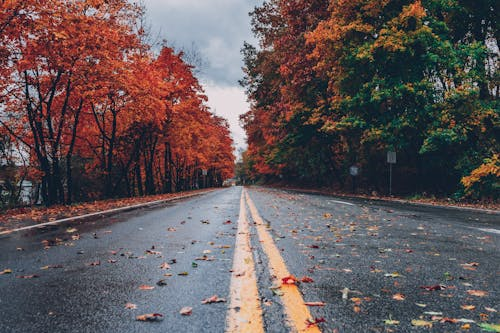
#> input picture data/img.png, 500 x 333 px
$ python mix_images_in_frequency_domain.py
#> lines starting #> are read from the running program, lines starting #| are printed output that depends on the picture
from cv2 import imshow, waitKey, DFT_COMPLEX_OUTPUT, destroyAllWindows, polarToCart, NORM_MINMAX, IMREAD_GRAYSCALE, dft, \
    cartToPolar, merge, normalize, idft, imread, magnitude
from numpy import float32, uint8, ndarray


def mix_images_in_frequency_domain(img1: ndarray, img2: ndarray) -> ndarray:
    """
    Transform two images into the frequency domain, mix their amplitudes and phases,
    and transform the result back to the spatial domain.

    :param img1: First input image (numpy array)
    :param img2: Second input image (numpy array)
    :return: Mixed image in spatial domain
    """
    # Check if images have the same size
    if img1.shape != img2.shape:
        raise ValueError("Images must have the same dimensions")

    # Convert images to float32
    img1_float = float32(img1)
    img2_float = float32(img2)

    # Transform images to frequency domain
    dft1 = dft(img1_float, flags=DFT_COMPLEX_OUTPUT)
    dft2 = dft(img2_float, flags=DFT_COMPLEX_OUTPUT)

    # Compute amplitude and phase of both images
    amplitude1, phase1 = cartToPolar(dft1[:, :, 0], dft1[:, :, 1])
    amplitude2, phase2 = cartToPolar(dft2[:, :, 0], dft2[:, :, 1])

    # Mix amplitude from img1 with phase from img2
    x, y = polarToCart(amplitude1, phase2)
    combined_complex = merge([x, y])

    # Transform back to spatial domain
    mixed_image = idft(combined_complex)
    mixed_image = magnitude(mixed_image[:, :, 0], mixed_image[:, :, 1])

    # Normalize the result for display
    normalize(mixed_image, mixed_image, 0, 255, NORM_MINMAX)
    return uint8(mixed_image)


def load_and_prepare_image(path: str) -> ndarray:
    """
    Load an image and convert it to grayscale.

    :param path: Path to the image file
    :return: Grayscale image as numpy array
    """
    img = imread(path, IMREAD_GRAYSCALE)
    if img is None:
        raise FileNotFoundError(f"Could not load image from {path}")
    return img


def main():
    # Load and prepare images
    img1 = load_and_prepare_image('../../data/img.png')
#> in load_and_prepare_image, `img = imread(path, IMREAD_GRAYSCALE)`:
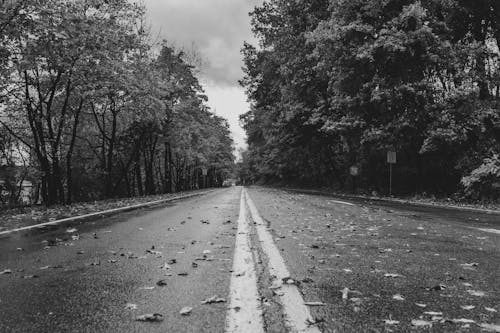
#> img: shape (333, 500); min 0, max 247, mean 89.6
    img2 = load_and_prepare_image('../../data/img2.jpg')
#> call 2 of load_and_prepare_image, with path = '../../data/img2.jpg'
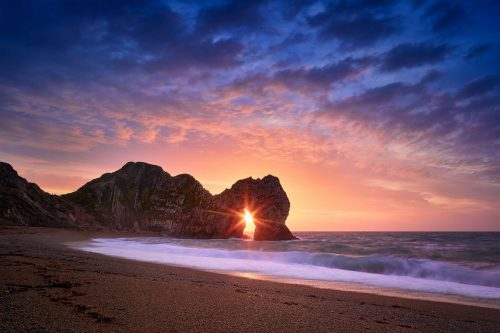
#> input picture data/img2.jpg, 500 x 333 px
#> in load_and_prepare_image (call 2), `img = imread(path, IMREAD_GRAYSCALE)`:
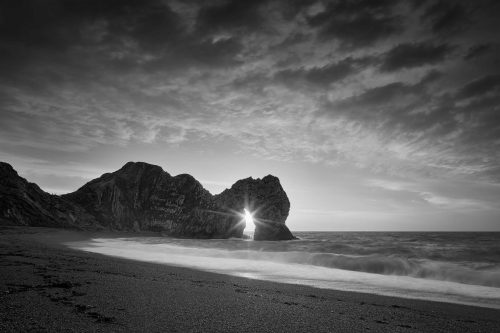
#> img: shape (333, 500); min 0, max 255, mean 91.4

    # Mix images in frequency domain
    mixed_image = mix_images_in_frequency_domain(img1, img2)
#> in mix_images_in_frequency_domain, `amplitude1, phase1 = cartToPolar(dft1[:, :, 0], dft1[:, :, 1])`:
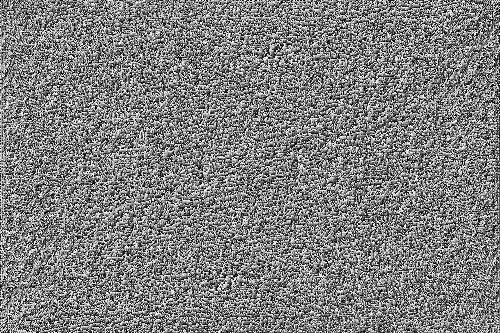
#> phase1: shape (333, 500) float32; min 0, max 6.28, mean 3.14; drawn with min black and max white
#> in mix_images_in_frequency_domain, `amplitude2, phase2 = cartToPolar(dft2[:, :, 0], dft2[:, :, 1])`:
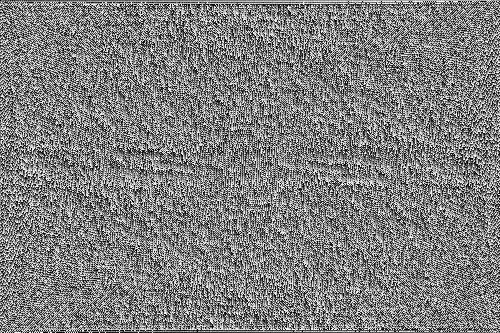
#> phase2: shape (333, 500) float32; min 0, max 6.28, mean 3.14; drawn with min black and max white
#> in mix_images_in_frequency_domain, `mixed_image = magnitude(mixed_image[:, :, 0], mixed_image[:, :, 1])`:
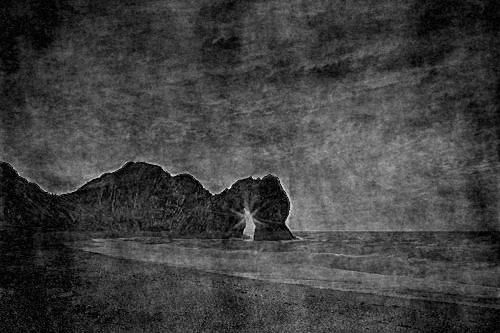
#> mixed_image: shape (333, 500) float32; min 48.35, max 60995736, mean 15214419; drawn with min black and max white

    # Display results
    imshow('Image 1 (Amplitude)', img1)
    imshow('Image 2 (Phase)', img2)
    imshow('Mixed Image', mixed_image)
    waitKey(0)
    destroyAllWindows()


if __name__ == "__main__":
    main()
